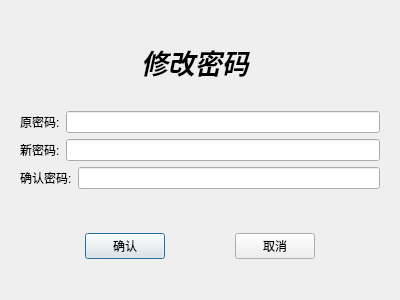
<?xml version="1.0" encoding="UTF-8"?>
<ui version="4.0">
 <class>ResetPwd</class>
 <widget class="QDialog" name="ResetPwd">
  <property name="geometry">
   <rect>
    <x>0</x>
    <y>0</y>
    <width>400</width>
    <height>300</height>
   </rect>
  </property>
  <property name="windowTitle">
   <string>Dialog</string>
  </property>
  <layout class="QVBoxLayout" name="verticalLayout">
   <item>
    <widget class="QWidget" name="widget" native="true">
     <widget class="QLabel" name="label">
      <property name="geometry">
       <rect>
        <x>130</x>
        <y>30</y>
        <width>141</width>
        <height>41</height>
       </rect>
      </property>
      <property name="font">
       <font>
        <family>宋体</family>
        <pointsize>20</pointsize>
        <weight>75</weight>
        <italic>true</italic>
        <bold>true</bold>
       </font>
      </property>
      <property name="text">
       <string>修改密码</string>
      </property>
     </widget>
    </widget>
   </item>
   <item>
    <widget class="QWidget" name="widget_2" native="true">
     <layout class="QVBoxLayout" name="verticalLayout_2">
      <item>
       <layout class="QHBoxLayout" name="horizontalLayout">
        <item>
         <widget class="QLabel" name="label_2">
          <property name="text">
           <string>原密码:</string>
          </property>
         </widget>
        </item>
        <item>
         <widget class="QLineEdit" name="EditOldPwd"/>
        </item>
       </layout>
      </item>
      <item>
       <layout class="QHBoxLayout" name="horizontalLayout_2">
        <item>
         <widget class="QLabel" name="label_3">
          <property name="text">
           <string>新密码:</string>
          </property>
         </widget>
        </item>
        <item>
         <widget class="QLineEdit" name="EditNewPwd"/>
        </item>
       </layout>
      </item>
      <item>
       <layout class="QHBoxLayout" name="horizontalLayout_3">
        <item>
         <widget class="QLabel" name="label_4">
          <property name="text">
           <string>确认密码:</string>
          </property>
         </widget>
        </item>
        <item>
         <widget class="QLineEdit" name="EditSurePwd"/>
        </item>
       </layout>
      </item>
     </layout>
    </widget>
   </item>
   <item>
    <widget class="QWidget" name="widget_3" native="true">
     <layout class="QHBoxLayout" name="horizontalLayout_4">
      <item>
       <spacer name="horizontalSpacer_3">
        <property name="orientation">
         <enum>Qt::Horizontal</enum>
        </property>
        <property name="sizeHint" stdset="0">
         <size>
          <width>60</width>
          <height>20</height>
         </size>
        </property>
       </spacer>
      </item>
      <item>
       <widget class="QPushButton" name="ButtonRePwdSubmit">
        <property name="text">
         <string>确认</string>
        </property>
       </widget>
      </item>
      <item>
       <spacer name="horizontalSpacer">
        <property name="orientation">
         <enum>Qt::Horizontal</enum>
        </property>
        <property name="sizeHint" stdset="0">
         <size>
          <width>61</width>
          <height>20</height>
         </size>
        </property>
       </spacer>
      </item>
      <item>
       <widget class="QPushButton" name="ButtonRePwdCancel">
        <property name="text">
         <string>取消</string>
        </property>
       </widget>
      </item>
      <item>
       <spacer name="horizontalSpacer_2">
        <property name="orientation">
         <enum>Qt::Horizontal</enum>
        </property>
        <property name="sizeHint" stdset="0">
         <size>
          <width>60</width>
          <height>20</height>
         </size>
        </property>
       </spacer>
      </item>
     </layout>
    </widget>
   </item>
  </layout>
 </widget>
 <resources/>
 <connections/>
</ui>
